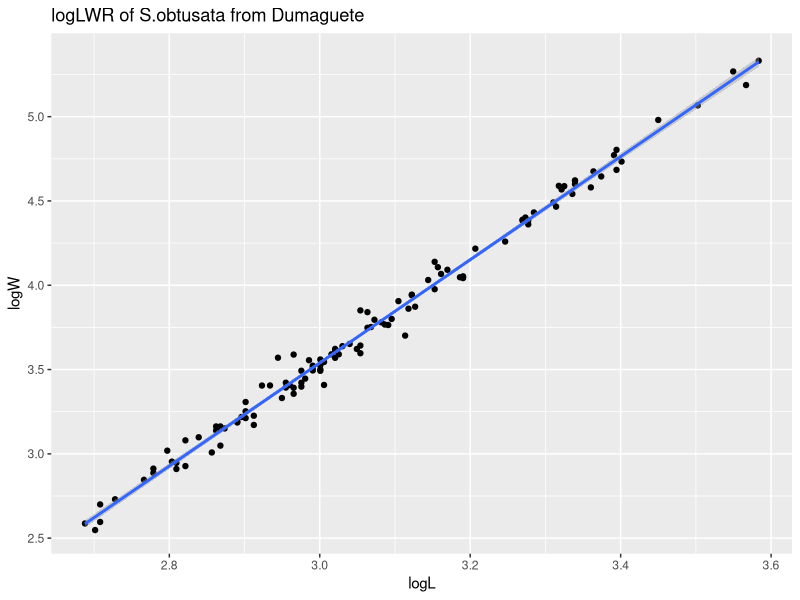
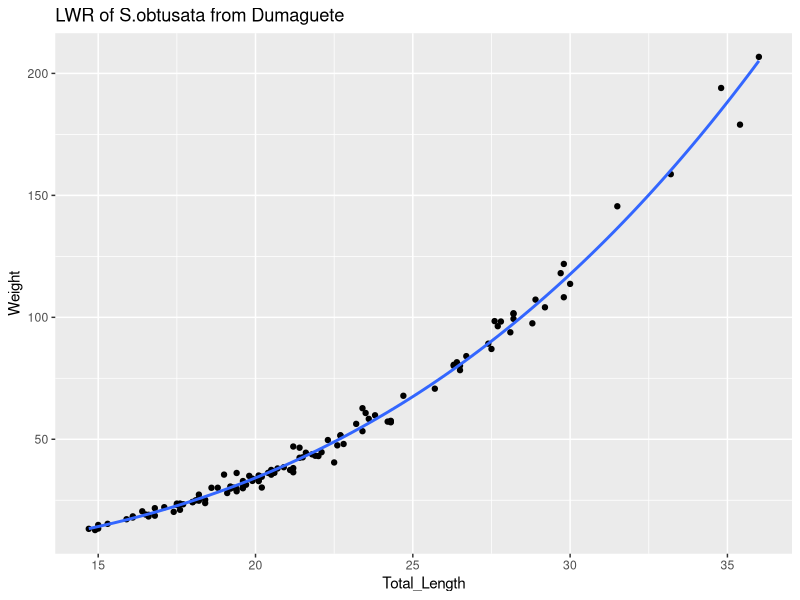
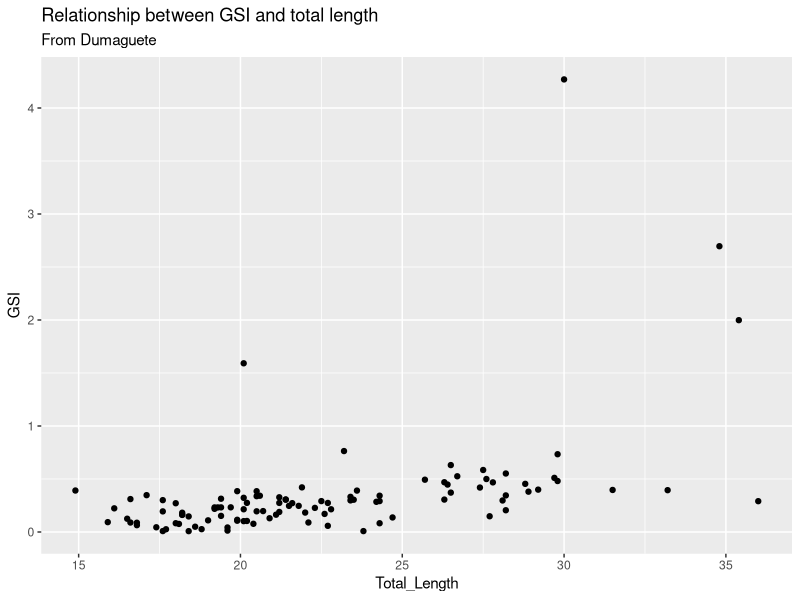

Recreate these plots in R, in order. (Note: this script raises an error after producing the figures.)
######Setup#####
setwd("/Users/admir/Downloads/S.obtusata_Project/Sphyraena_obtusata")
Packages <- c("tidyverse")
invisible(suppressPackageStartupMessages(lapply(Packages,library,character.only = TRUE)))

######Load files needed#####
Obtusata <- read.csv("AC_Sphyraena_obtusata_Dat_for_R.csv")
colnames(Obtusata) <- c("Specimen_ID","Species","Location","Site","Date","Total_Length",
                          "Standard_Length","Weight","Gonad_Weight")

####################Dumaguete####################
#####Calculating LWR#####

#subset data to include only Dumaguete population
Obtusata_DGT<- subset(Obtusata, Location == "Dumaguete")

#remove NAs from weight and total length
Obtusata_DGT_LWR <- subset(Obtusata_DGT, !is.na(Weight) & !is.na(Total_Length))

#log-transform L and W
Obtusata_DGT_LWR$logL <- log(Obtusata_DGT_LWR$Total_Length)
Obtusata_DGT_LWR$logW <- log(Obtusata_DGT_LWR$Weight)

#create linear model with log-transformed W and L
full_lm_lLlW <- lm(logW~logL, data = Obtusata_DGT_LWR)
full_lm_lLlW
summary(full_lm_lLlW)

#plot model
Obtusata_DGT_logLW_plot <- ggplot(data = Obtusata_DGT_LWR, aes(x = logL, y = logW)) +
  geom_point() + geom_smooth(method = "lm") + ggtitle(label = "logLWR of S.obtusata from Dumaguete")
Obtusata_DGT_LW_plot <- ggplot(data = Obtusata_DGT_LWR, aes(x = Total_Length, y = Weight)) +
  geom_point() + geom_smooth(method = "nls", formula = y ~ a*x^b, start = list(a = 0.0035597, b = 3.059256), data = Obtusata_DGT_LWR, se = F) +
  ggtitle(label = "LWR of S.obtusata from Dumaguete")

Obtusata_DGT_logLW_plot
Obtusata_DGT_LW_plot

#####Calculating GSI#####

#remove NAs from gonad weight
Obtusata_DGT_GSI <- subset(Obtusata_DGT, !is.na(Gonad_Weight))

#raw GSI and TL
Obtusata_DGT_GSI$GSI <- (Obtusata_DGT_GSI$Gonad_Weight/Obtusata_DGT_GSI$Weight) * 100
ggplot(data = Obtusata_DGT_GSI, aes(x = Total_Length, y = GSI)) + 
  geom_point() + ggtitle(label = "Relationship between GSI and total length", subtitle = "From Dumaguete")

mean(Obtusata_DGT_GSI[["GSI"]])

#####Calculating Fulton's Condition Factor#####
Obtusata_DGT$K <- 100 * (Obtusata_DGT$Weight/(Obtusata_DGT$Total_Length)^3)

####################Kalibo####################
#####Calculating LWR#####

#subset data to include only Kalibo population
Obtusata_KAL <- subset(Obtusata, Location == "Kalibo")

#remove NAs from weight and total length
Obtusata_KAL_LWR <- subset(Obtusata_KAL, !is.na(Weight) & !is.na(Total_Length))

#log-transform L and W
Obtusata_KAL_LWR$logL <- log(Obtusata_KAL_LWR$Total_Length)
Obtusata_KAL_LWR$logW <- log(Obtusata_KAL_LWR$Weight)

#create linear model with log-transformed W and L
full_lm_lLlW <- lm(logW~logL, data = Obtusata_KAL_LWR)
full_lm_lLlW
summary(full_lm_lLlW)

#plot model
Obtusata_KAL_logLW_plot <- ggplot(data = Obtusata_KAL_LWR, aes(x = logL, y = logW)) +
  geom_point() + geom_smooth(method = "lm") + ggtitle(label = "logLWR of S.obtusata from Kalibo")
Obtusata_KAL_LW_plot <- ggplot(data = Obtusata_KAL_LWR, aes(x = Total_Length, y = Weight)) +
  geom_point() + geom_smooth(method = "nls", formula = y ~ a*x^b, start = list(a = 0.004027, b = 3.106475), data = Obtusata_KAL_LWR, se = F) +
  ggtitle(label = "LWR of S.obtusata from Kalibo")

Obtusata_KAL_logLW_plot
Obtusata_KAL_LW_plot

#####Calculating GSI#####

#remove NAs from gonad weight
Obtusata_KAL_GSI <- subset(Obtusata_KAL, !is.na(Gonad_Weight))

#raw GSI and TL
Obtusata_KAL_GSI$GSI <- (Obtusata_KAL_GSI$Gonad_Weight/Obtusata_KAL_GSI$Weight) * 100
ggplot(data = Obtusata_KAL_GSI, aes(x = Total_Length, y = GSI)) + 
  geom_point() + ggtitle(label = "Relationship between GSI and total length", subtitle = "From Kalibo")

mean(Obtusata_KAL_GSI[["GSI"]])

#####Calculating Fulton's Condition Factor#####
Obtusata_KAL$K <- 100 * (Obtusata_KAL$Weight/(Obtusata_KAL$Total_Length)^3)

####################Both####################
#####Calculating LWR#####

#remove NAs from weight and total length
Obtusata_full_LWR <- subset(Obtusata, !is.na(Weight) & !is.na(Total_Length))

#log-transform L and W
Obtusata_full_LWR$logL <- log(Obtusata_full_LWR$Total_Length)
Obtusata_full_LWR$logW <- log(Obtusata_full_LWR$Weight)

#create linear model with log-transformed W and L
full_lm_lLlW <- lm(logW~logL, data = Obtusata_full_LWR)
full_lm_lLlW
summary(full_lm_lLlW)

#plot model
Obtusata_full_logLW_plot <- ggplot(data = Obtusata_full_LWR, aes(x = logL, y = logW, colour = Location)) +
  geom_point() + geom_smooth(method = "lm") + ggtitle(label = "logLWR of S.obtusata from 2 populations")
Obtusata_full_LW_plot <- ggplot(data = Obtusata_full_LWR, aes(x = Total_Length, y = Weight, colour = Location)) +
  geom_point() + geom_smooth(method = "nls", formula = y ~ a*x^b, start = list(a = -6.16923, b = 3.24846), data = Obtusata_full_LWR, se = F) +
  ggtitle(label = "LWR of S.obtusata from 2 populations")

Obtusata_full_logLW_plot
Obtusata_full_LW_plot

#####Calculating GSI#####

#remove NAs from gonad weight
Obtusata_full_GSI <- subset(Obtusata, !is.na(Gonad_Weight))

#raw GSI and TL
Obtusata_full_GSI$GSI <- (Obtusata_full_GSI$Gonad_Weight/Obtusata_full_GSI$Weight) * 100
ggplot(data = Obtusata_full_GSI, aes(x = Total_Length, y = GSI, colour = Location)) + 
  geom_point() + ggtitle(label = "Relationship between GSI and total length", subtitle = "From 2 populations")

mean(Obtusata_full_GSI[["GSI"]])
